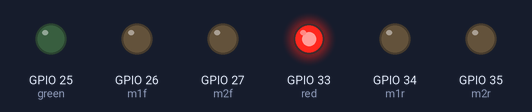
The sketch below on a simulated ESP8266 (NodeMCU). Shown: output pins drawn as LEDs (lit = HIGH). WiFi joins after 1.5 s; servers stay silent unless stated; the Firebase database answers and starts empty; what the sketch prints to the serial monitor is not drawn.

Above: at 0.1 s.
At 1.8 s:
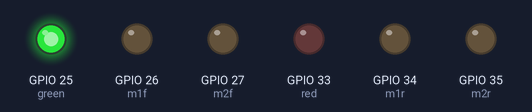
Timing chart, 0 to 3.3 s (numbered marks = the images above):
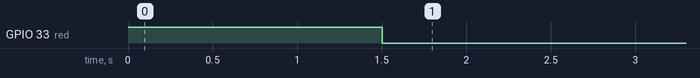

The sketch:

medicino.ino
```cpp
#if defined(ESP32)
#include <WiFi.h>
#include <FirebaseESP32.h>
#elif defined(ESP8266)
#include <ESP8266WiFi.h>
#include <FirebaseESP8266.h>
#endif
#include "addons/TokenHelper.h"
#include "addons/RTDBHelper.h"
#define WIFI_SSID "HOME_WIFI"
#define WIFI_PASSWORD "5zju8x9ki"
#define API_KEY "AIzaSyDOsTW1CmsWLEe1uZDuXuSDEaFUOAU8tdc"
#define DATABASE_URL "medocino-19c8f-default-rtdb.firebaseio.com"
#define USER_EMAIL "sourcetech83@gmail.com"
#define USER_PASSWORD "123456789"
FirebaseData fbdo, fbdo1;
FirebaseAuth auth;
FirebaseConfig config;
unsigned long sendDataPrevMillis = 0;
int C1=0, C2=0;
int red=33, green=25, m1f=26, m2f=27, m1r=34, m2r=35;
time_t rawtime;
struct tm timeinfo;
char timeStringBuff[50];
void setup()
{
  Serial.begin(115200);
  pinMode(red,OUTPUT);
  pinMode(green,OUTPUT);
  pinMode(m1f,OUTPUT);
  pinMode(m2f,OUTPUT);
  pinMode(m1r,OUTPUT);
  pinMode(m2r,OUTPUT);
  digitalWrite(red,HIGH);
  WiFi.begin(WIFI_SSID, WIFI_PASSWORD);
  Serial.print("Connecting to Wi-Fi");
  while (WiFi.status() != WL_CONNECTED)
  {
    Serial.print(".");
    delay(300);
  }
  Serial.println();
  Serial.print("Connected with IP: ");
  Serial.println(WiFi.localIP());
  Serial.println();
  digitalWrite(red,LOW);
  delay(200);
  digitalWrite(green,HIGH);
  Serial.printf("Firebase Client v%s\n\n", FIREBASE_CLIENT_VERSION);
  config.api_key = API_KEY;
  auth.user.email = USER_EMAIL;
  auth.user.password = USER_PASSWORD;
  config.database_url = DATABASE_URL;
  config.token_status_callback = tokenStatusCallback; //see addons/TokenHelper.h
  Firebase.begin(&config, &auth);
}

void loop()
{
  if (Firebase.ready() && (millis() - sendDataPrevMillis > 15000 || sendDataPrevMillis == 0))
  {
    sendDataPrevMillis = millis();
    Firebase.getInt(fbdo, "/C1");
    C1=fbdo.intData();
    for(int i=0; i<C1; i++){
      digitalWrite(m1f, HIGH);
      delay(3000);
      digitalWrite(m1f, LOW);
      digitalWrite(m1r, HIGH);
      delay(3000);
      digitalWrite(m1r, LOW);
      Serial.print("Medicine delivered");
    }
  }
}
```
